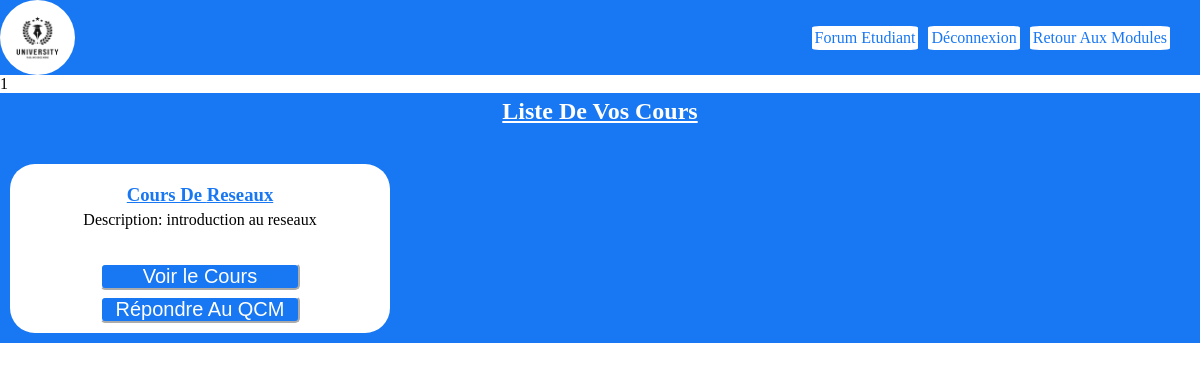
Screenshot of /Vue/cours.php?id_prof=13&id_student=9 (signed in) with the database file from the repository.
### tables this page shows
CREATE TABLE IF NOT EXISTS `cours_prof` (
  `id_cours` int NOT NULL,
  `id_prof` int NOT NULL,
  KEY `id_cours` (`id_cours`),
  KEY `id_prof` (`id_prof`)
);

CREATE TABLE IF NOT EXISTS `cours` (
  `id` int NOT NULL AUTO_INCREMENT,
  `titre` varchar(100) NOT NULL,
  `description` varchar(100) NOT NULL,
  `chemin` varchar(100) NOT NULL,
  `url` varchar(100) NOT NULL,
  PRIMARY KEY (`id`)
);

### Model/conf.php (called while the page is built)
<?php
class Conf {
    private static $hostname = "db";
    private static $login = "php_docker";
    private static $password = "pass";
    private static $database = "php_docker";
    public static function getLogin() {
        return self::$login;
    }
    public static function getHostname() {
        return self::$hostname;
    }
    public static function getPassword() {
        return self::$password;
    }
    public static function getDatabase() {
        return self::$database;
    }
}
?>

### Model/connexion_bdd.php (called while the page is built, shortened)
<?php
require_once 'conf.php';
class Connexion {
    protected static $db;
    public static function init() {
        try {
            $dsn = "mysql:host=" . Conf::getHostname() . ";dbname=" . Conf::getDatabase();
            self::$db = new PDO($dsn, Conf::getLogin(), Conf::getPassword());
            self::$db->setAttribute(PDO::ATTR_ERRMODE, PDO::ERRMODE_EXCEPTION);
        } catch (PDOException $e) {
            die("Erreur de connexion à la base de données : " . $e->getMessage());
        }
    }
    public static function getDb() {
        return self::$db;
    }
}
?>

### Model/CoursModel.php (called while the page is built, shortened)
<?php
    require_once 'connexion_bdd.php';
class CoursModel {
    public function __construct() {
        $this->GetAllCoursFromDatabase();
    }
    public function GetAllCoursFromDatabase(){
        $query = Connexion::getDb()->query("SELECT * FROM cours");
        $cours= $query->fetchAll(PDO::FETCH_ASSOC);
        return $cours;
    }
    public function GetCourOfThisTeacher($id){
        $sql = "SELECT *
        FROM cours
        INNER JOIN cours_prof ON cours.id = cours_prof.id_cours
        WHERE cours_prof.id_prof = :id_prof";
        $stmt = Connexion::getDb()->prepare($sql);
        $stmt->bindParam(':id_prof', $id, PDO::PARAM_INT);
        $stmt->execute();
        $resultats = $stmt->fetchAll(PDO::FETCH_ASSOC);
        return $resultats;
    }
}
?>

### Vue/cours.php (the view, shortened to what this page needs)
<?php
require_once "../Model/CoursModel.php";
$cours_Model= new CoursModel();
$id_prof=$_GET['id_prof'];
$cours_prof=$cours_Model->GetCourOfThisTeacher($id_prof);
?>
<!DOCTYPE html>
<html lang="en">
<head>
    <link rel="stylesheet" href="../style/style_student.css">
</head>
<body>
<?= include "header.php"  ?>
<div class="cours_section">
        <h2>Liste De Vos Cours </h2>
        <div class="all-cours">
<?php foreach ($cours_prof as $cour): ?>
    <div class="cours ">
        <h3> Cours De <?= $cour['titre'] ?></h3>
        <p>Description: <?= $cour['description'] ?></p>
        <div class="item-cours">
        <a href="<?= $cour['url'] ?>">Lien Vers La Vidéo </a>
        <button><a href="<?= $cour['chemin'] ?>" target="_blank">Voir le Cours</a></button>
        <button><a href="niveau.php?id_cours=<?= $cour['id'] ?>" target="_blank">Répondre Au QCM</a></button>
        </div>
    </div>
<?php endforeach; ?>
</div>
    </div>
</body>
</html>

### style/style_student.css (style rules this page uses)
* { margin: 0; padding:0; }
.cours_section { background-color: #1877f2; }
.cours_section h2 { padding:5px; color: white; text-align: center; margin-bottom: 2%; text-decoration: underline; }
.all-cours { padding: 10px; display:flex; flex-wrap: wrap; width: 100%; gap: 5px; }
.cours { padding: 10px; border-radius: 25px; background-color: white; display: flex; width: 30%; flex-direction: column;align-items: center;justify-content: center; }
.cours h3 { text-align: center; text-decoration: underline; color: #1877f2; margin-bottom: 5px; margin-top: 10px; }
.cours p { margin-bottom: 5px; }
.item-cours { display:flex; flex-direction: column; align-items: center; justify-content: center; }
.item-cours button { background-color: #1877f2; width: 200px; color: white; border-color: white; margin-top: 3%; border-radius:5px; }
.item-cours a { text-decoration: none; color: white; font-size:20px; }

### rows the page displays
cours_prof: id_cours.titre "Reseaux", id_cours.description "introduction au reseaux"

### other values shown
include "header.php" "1"
